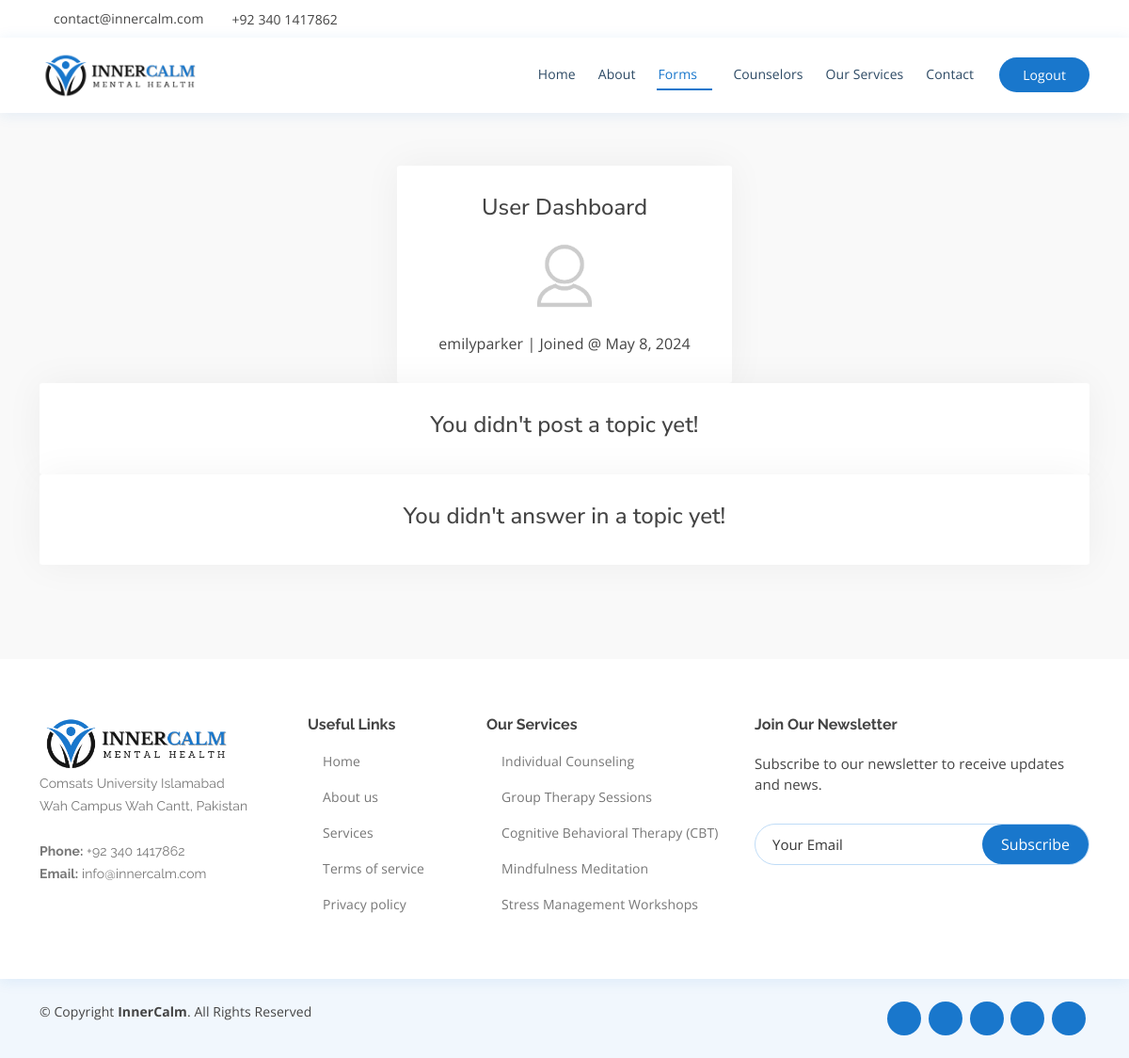
/admin_portal/user-dashboard/ (signed in), run on the app's committed database.
### accounts/models.py (models this page shows, shortened)
class User(AbstractUser):
    is_admin = models.BooleanField(default=False)
    is_client = models.BooleanField(default=False)
    is_doc = models.BooleanField(default=False)
    age = models.IntegerField(default='0')
    gender = models.CharField(default='NA',max_length=10)
    location = models.CharField(default='NA',max_length=50)
    lang=models.CharField(default='NA',max_length=50)
    phone=models.IntegerField(default='0',max_length=12)
    lang=models.CharField(default='NA',max_length=50)
    groups = models.ManyToManyField(
        Group,
        blank=True,
        related_name='custom_user_groups',  # Unique related_name for groups
    )
    user_permissions = models.ManyToManyField(
        Permission,
        blank=True,
        related_name='custom_user_permissions',  # Unique related_name for permissions
)

class Author(models.Model):
    user = models.OneToOneField(User, on_delete = models.CASCADE)
    profile_pic = models.ImageField(default="pro_pic.png", null=True, blank=True)

### admin_portal/views.py (the view)
# urls.py: path('user-dashboard/', views.userDashboard, name='user-dashboard'),
@login_required(login_url='login')
def userDashboard(request):
    topic_posted = request.user.author.userpost_set.all()
    ans_posted = request.user.answer_set.all()
    topic_count = topic_posted.count()
    ans_count = ans_posted.count()
    context = {
        'topic_posted':topic_posted,
        'ans_posted':ans_posted,
        'topic_count':topic_count,
        'ans_count':ans_count
    }
    return render(request, 'form/user-dashboard.html', context)

### admin_portal/templates/form/user-dashboard.html
{% extends "form/base.html" %}
{% load static %}
{% block content %}
<div class="dx-main mt-5">
    <div class="dx-box-5 pb-100 bg-grey-6 mt-5">
        <div class="container">
            <div class="row justify-content-center">
                <div class="col-lg-4">
                    <div class="dx-box-decorated">
                        <div class="dx-box-content text-center">
                            <h2 class="h4">User Dashboard</h2>
                            <div class="dx-comment-img">
                                <img style="width: 100px;" style="margin-bottom: 20px;"
                                    src="{{ user.author.profile_pic.url }}" alt="" class="rounded-circle">
                            </div>
                            <p class="mnt5">{{ user.username }} | Joined @ {{ user.date_joined|date }}</p>
                        </div>
                    </div>
                </div>
            </div>
            <div class="row justify-content-center">
                <div class="col-lg-12">
                    <div class="dx-box-decorated">
                        <div class="dx-box-content">
                            {% if topic_count > 0 %}
                            <h2 class="h4 text-center">Topics You Posted</h2>
                            <div class="table-responsive">
                                <table class="dx-table dx-table-default">
                                    <thead>
                                        <tr>
                                            <th scope="col">Topic</th>
                                            <th scope="col">Views</th>
                                            <th scope="col">Answers</th>
                                            <th scope="col">Post Date</th>
                                        </tr>
                                    </thead>
                                    <tbody>
                                        {% for post in topic_posted %}
                                        <tr>
                                            <th scope="row">
                                                <a href="{% url 'topic-detail' post.id %}"
                                                    class="dx-table-default-title">{{ post.title }}</a>
                                            </th>
                                            <td>{{ post.topic_view_count }}</td>
                                            <td>{{ post.answer_count }}</td>
                                            <td>{{ post.date_created }}</td>
                                        </tr>
                                        {% endfor %}
                                    </tbody>
                                </table>
                            </div>
                            {% else %}
                            <h2 class="h4 text-center">You didn't post a topic yet!</h2>
                            {% endif %}
                        </div>
                    </div>
                </div>
            </div>
            <div class="row justify-content-center">
                <div class="col-lg-12">
                    <div class="dx-box-decorated">
                        <div class="dx-box-content">
                            {% if ans_count > 0 %}
                            <h2 class="h4 text-center">Your Answers</h2>
                            <div class="table-responsive">
                                <table class="dx-table dx-table-default">
                                    <thead>
                                        <tr>
                                            <th scope="col">Topic</th>
                                            <th scope="col">Answers</th>
                                            <th scope="col">Upvote</th>
                                            <th scope="col">Downvote</th>
                                        </tr>
                                    </thead>
                                    <tbody>
                                        {% for ans in ans_posted %}
                                        <tr>
                                            <th scope="row">
                                                <a href="{% url 'topic-detail' ans.user_post.id %}"
                                                    class="dx-table-default-title">{{ ans.user_post.title }}</a>
                                            </th>
                                            <td>{{ ans.content }}</td>
                                            <td>{{ ans.upvotes.count }}</td>
                                            <td>{{ ans.downvotes.count }}</td>
                                        </tr>
                                        {% endfor %}
                                    </tbody>
                                </table>
                            </div>
                            {% else %}
                            <h2 class="h4 text-center">You didn't answer in a topic yet!</h2>
                            {% endif %}
                        </div>
                    </div>
                </div>
            </div>
        </div>
    </div>
</div>
{% endblock content %}

### website/static/css/custom.css (style rules this page uses)
body { overflow-x: hidden !important; }
.mnt5 { margin-top: 10px; margin-bottom: 0px; }

### website/static/website/css/style.css (style rules this page uses)
body { font-family: "Open Sans", sans-serif; color: #444444; }
h1, h2, h3, h4, h5, h6 { font-family: "Raleway", sans-serif; }

### data on the page
User: author.profile_pic (picture), username "emilyparker", date_joined "May 8, 2024"
